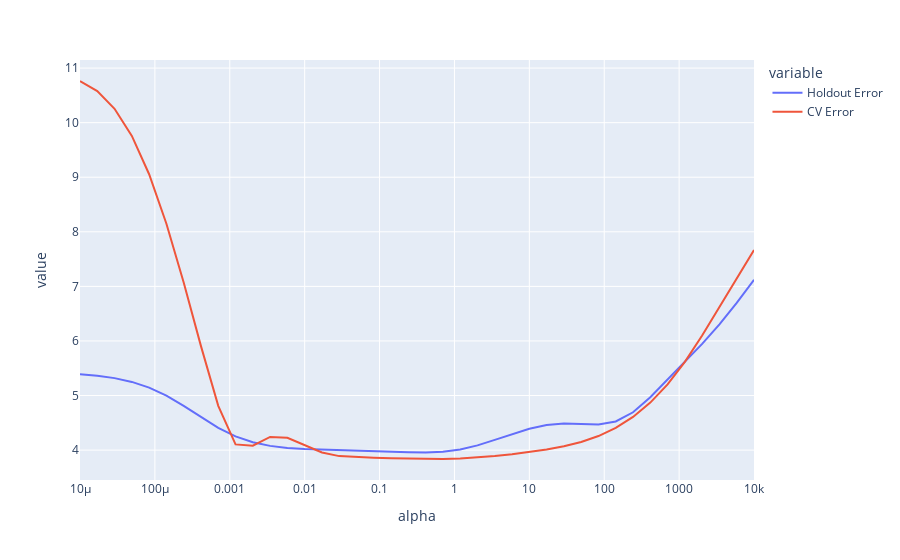

The code cell stored with this chart in its notebook:
### Markdown cell above
The code below shows the holdout error that we computed in the previous problem as well as the 4-fold cross validation error. Note that the cross validation error shows a similar dependency on alpha relative to the holdout error. This is because they are both doing the same thing, namely trying to estimate the expected error on unseen data drawn from distribution from which the training set was drawn. 

In other words, this figure compares the holdout method with 4-fold cross validation.

Note: I don't know why the CV error is so much higher for very small (i.e. very complex) models. Let me know if you figure out why. I suspec ti'ts just random noise.

### Code cell
px.line(error_vs_alpha, x = "alpha", y = ["Holdout Error", "CV Error"], log_x=True)

### Figure 1 — Plotly figure (JSON) as saved in the notebook; plotly's stock layout.template omitted (floating-point values rounded to 4 significant figures)
{"data": [{"hovertemplate": "variable=Holdout Error<br>alpha=%{x}<br>value=%{y}<extra></extra>", "legendgroup": "Holdout Error", "line": {"color": "#636efa", "dash": "solid"}, "marker": {"symbol": "circle"}, "mode": "lines", "name": "Holdout Error", "orientation": "v", "showlegend": true, "type": "scatter", "x": [1e-05, 1.701e-05, 2.894e-05, 4.924e-05, 8.377e-05, 0.0001425, 0.0002424, 0.0004125, 0.0007017, 0.001194, 0.002031, 0.003455, 0.005878, 0.01, 0.01701, 0.02894, 0.04924, 0.08377, 0.1425, 0.2424, 0.4125, 0.7017, 1.194, 2.031, 3.455, 5.878, 10, 17.01, 28.94, 49.24, 83.77, 142.5, 242.4, 412.5, 701.7, 1194.0, 2031.0, 3455.0, 5878.0, 10000], "xaxis": "x", "y": [5.39, 5.363, 5.319, 5.25, 5.145, 4.998, 4.81, 4.603, 4.408, 4.253, 4.145, 4.078, 4.039, 4.018, 4.008, 4.001, 3.994, 3.985, 3.973, 3.962, 3.958, 3.971, 4.012, 4.086, 4.187, 4.296, 4.392, 4.459, 4.486, 4.479, 4.47, 4.524, 4.693, 4.968, 5.29, 5.615, 5.946, 6.304, 6.699, 7.119], "yaxis": "y"}, {"hovertemplate": "variable=CV Error<br>alpha=%{x}<br>value=%{y}<extra></extra>", "legendgroup": "CV Error", "line": {"color": "#EF553B", "dash": "solid"}, "marker": {"symbol": "circle"}, "mode": "lines", "name": "CV Error", "orientation": "v", "showlegend": true, "type": "scatter", "x": [1e-05, 1.701e-05, 2.894e-05, 4.924e-05, 8.377e-05, 0.0001425, 0.0002424, 0.0004125, 0.0007017, 0.001194, 0.002031, 0.003455, 0.005878, 0.01, 0.01701, 0.02894, 0.04924, 0.08377, 0.1425, 0.2424, 0.4125, 0.7017, 1.194, 2.031, 3.455, 5.878, 10, 17.01, 28.94, 49.24, 83.77, 142.5, 242.4, 412.5, 701.7, 1194.0, 2031.0, 3455.0, 5878.0, 10000], "xaxis": "x", "y": [10.76, 10.58, 10.25, 9.756, 9.055, 8.148, 7.07, 5.905, 4.811, 4.104, 4.08, 4.241, 4.225, 4.087, 3.957, 3.89, 3.868, 3.859, 3.85, 3.842, 3.837, 3.838, 3.848, 3.867, 3.893, 3.925, 3.963, 4.01, 4.07, 4.149, 4.257, 4.407, 4.608, 4.87, 5.204, 5.617, 6.1, 6.625, 7.158, 7.666], "yaxis": "y"}], "layout": {"autosize": true, "legend": {"title": {"text": "variable"}, "tracegroupgap": 0}, "margin": {"t": 60}, "xaxis": {"anchor": "y", "autorange": true, "domain": [0, 1], "range": [-5, 4], "title": {"text": "alpha"}, "type": "log"}, "yaxis": {"anchor": "x", "autorange": true, "domain": [0, 1], "range": [3.452, 11.15], "title": {"text": "value"}, "type": "linear"}}}
